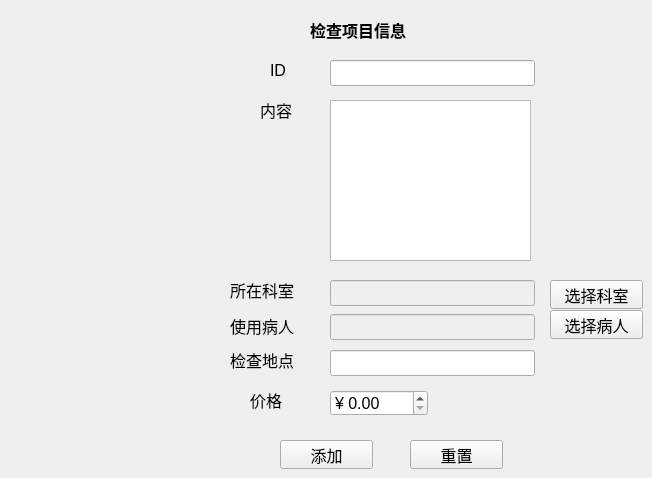
      <widget class="QWidget" name="tab_4">
       <property name="styleSheet">
        <string notr="true">#tab_4{
border-image:url(:/new/prefix1/test.jpg);
}</string>
       </property>
       <attribute name="title">
        <string>检查项目开立</string>
       </attribute>
       <widget class="QLabel" name="TITLE_4">
        <property name="geometry">
         <rect>
          <x>310</x>
          <y>20</y>
          <width>126</width>
          <height>20</height>
         </rect>
        </property>
        <property name="font">
         <font>
          <pointsize>12</pointsize>
          <weight>75</weight>
          <bold>true</bold>
         </font>
        </property>
        <property name="text">
         <string>检查项目信息</string>
        </property>
       </widget>
       <widget class="QLabel" name="ID_4">
        <property name="geometry">
         <rect>
          <x>270</x>
          <y>60</y>
          <width>20</width>
          <height>20</height>
         </rect>
        </property>
        <property name="font">
         <font>
          <pointsize>12</pointsize>
         </font>
        </property>
        <property name="text">
         <string>ID</string>
        </property>
       </widget>
       <widget class="QLineEdit" name="LINE_ID_4">
        <property name="geometry">
         <rect>
          <x>330</x>
          <y>60</y>
          <width>205</width>
          <height>26</height>
         </rect>
        </property>
        <property name="font">
         <font>
          <pointsize>12</pointsize>
         </font>
        </property>
        <property name="maxLength">
         <number>20</number>
        </property>
        <property name="clearButtonEnabled">
         <bool>true</bool>
        </property>
       </widget>
       <widget class="QLabel" name="CONTENT_4">
        <property name="geometry">
         <rect>
          <x>260</x>
          <y>100</y>
          <width>40</width>
          <height>20</height>
         </rect>
        </property>
        <property name="font">
         <font>
          <pointsize>12</pointsize>
         </font>
        </property>
        <property name="text">
         <string>内容</string>
        </property>
       </widget>
       <widget class="QTextEdit" name="CONTENT_TEXT_4">
        <property name="geometry">
         <rect>
          <x>330</x>
          <y>100</y>
          <width>201</width>
          <height>161</height>
         </rect>
        </property>
        <property name="font">
         <font>
          <pointsize>12</pointsize>
         </font>
        </property>
       </widget>
       <widget class="QLabel" name="PATIENT_4">
        <property name="geometry">
         <rect>
          <x>230</x>
          <y>315</y>
          <width>80</width>
          <height>21</height>
         </rect>
        </property>
        <property name="font">
         <font>
          <pointsize>12</pointsize>
         </font>
        </property>
        <property name="text">
         <string>使用病人</string>
        </property>
       </widget>
       <widget class="QLineEdit" name="LINE_PATIENT_4">
        <property name="enabled">
         <bool>false</bool>
        </property>
        <property name="geometry">
         <rect>
          <x>330</x>
          <y>314</y>
          <width>205</width>
          <height>26</height>
         </rect>
        </property>
        <property name="font">
         <font>
          <pointsize>12</pointsize>
         </font>
        </property>
       </widget>
       <widget class="QPushButton" name="select_patient_4">
        <property name="geometry">
         <rect>
          <x>550</x>
          <y>310</y>
          <width>93</width>
          <height>29</height>
         </rect>
        </property>
        <property name="font">
         <font>
          <pointsize>12</pointsize>
         </font>
        </property>
        <property name="text">
         <string>选择病人</string>
        </property>
       </widget>
       <widget class="QLabel" name="PLACE_4">
        <property name="geometry">
         <rect>
          <x>230</x>
          <y>350</y>
          <width>80</width>
          <height>20</height>
         </rect>
        </property>
        <property name="font">
         <font>
          <pointsize>12</pointsize>
         </font>
        </property>
        <property name="text">
         <string>检查地点</string>
        </property>
       </widget>
       <widget class="QLineEdit" name="LINE_PLACE_4">
        <property name="geometry">
         <rect>
          <x>330</x>
          <y>350</y>
          <width>205</width>
          <height>26</height>
         </rect>
        </property>
        <property name="font">
         <font>
          <pointsize>12</pointsize>
         </font>
        </property>
        <property name="maxLength">
         <number>50</number>
        </property>
       </widget>
       <widget class="QLabel" name="COST_4">
        <property name="geometry">
         <rect>
          <x>250</x>
          <y>390</y>
          <width>40</width>
          <height>20</height>
         </rect>
        </property>
        <property name="font">
         <font>
          <pointsize>12</pointsize>
         </font>
        </property>
        <property name="text">
         <string>价格</string>
        </property>
       </widget>
       <widget class="QDoubleSpinBox" name="DOUBLESPINBOX_COST_4">
        <property name="geometry">
         <rect>
          <x>330</x>
          <y>390</y>
          <width>98</width>
          <height>26</height>
         </rect>
        </property>
        <property name="font">
         <font>
          <pointsize>12</pointsize>
         </font>
        </property>
        <property name="prefix">
         <string>¥ </string>
        </property>
        <property name="maximum">
         <double>9999.989999999999782</double>
        </property>
       </widget>
       <widget class="QPushButton" name="add_inspection_items">
        <property name="geometry">
         <rect>
          <x>280</x>
          <y>440</y>
          <width>93</width>
          <height>29</height>
         </rect>
        </property>
        <property name="font">
         <font>
          <pointsize>12</pointsize>
         </font>
        </property>
        <property name="text">
         <string>添加</string>
        </property>
       </widget>
       <widget class="QLabel" name="DEPARTMENT_4">
        <property name="geometry">
         <rect>
          <x>230</x>
          <y>280</y>
          <width>80</width>
          <height>20</height>
         </rect>
        </property>
        <property name="font">
         <font>
          <pointsize>12</pointsize>
         </font>
        </property>
        <property name="text">
         <string>所在科室</string>
        </property>
       </widget>
       <widget class="QLineEdit" name="LINE_DEPARTMENT_4">
        <property name="enabled">
         <bool>false</bool>
        </property>
        <property name="geometry">
         <rect>
          <x>330</x>
          <y>280</y>
          <width>205</width>
          <height>26</height>
         </rect>
        </property>
        <property name="font">
         <font>
          <pointsize>12</pointsize>
         </font>
        </property>
       </widget>
       <widget class="QPushButton" name="select_department_4">
        <property name="geometry">
         <rect>
          <x>550</x>
          <y>280</y>
          <width>93</width>
          <height>29</height>
         </rect>
        </property>
        <property name="font">
         <font>
          <pointsize>12</pointsize>
         </font>
        </property>
        <property name="text">
         <string>选择科室</string>
        </property>
       </widget>
       <widget class="QPushButton" name="add_inspection_items_2">
        <property name="geometry">
         <rect>
          <x>410</x>
          <y>440</y>
          <width>93</width>
          <height>29</height>
         </rect>
        </property>
        <property name="font">
         <font>
          <pointsize>12</pointsize>
         </font>
        </property>
        <property name="text">
         <string>重置</string>
        </property>
       </widget>
      </widget>
